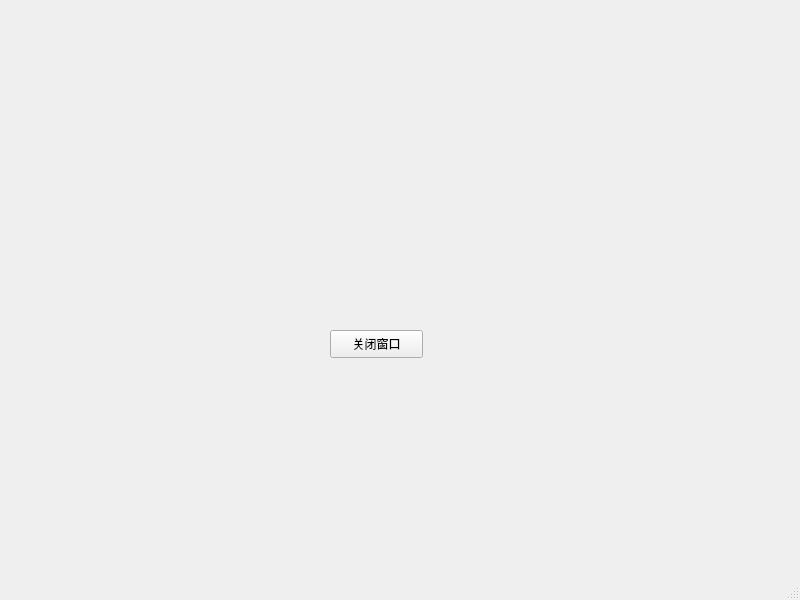
<?xml version="1.0" encoding="UTF-8"?>
<ui version="4.0">
 <class>MainWindow</class>
 <widget class="QMainWindow" name="MainWindow">
  <property name="geometry">
   <rect>
    <x>0</x>
    <y>0</y>
    <width>800</width>
    <height>600</height>
   </rect>
  </property>
  <property name="windowTitle">
   <string>MainWindow</string>
  </property>
  <widget class="QWidget" name="centralwidget">
   <widget class="QPushButton" name="closeBtn">
    <property name="geometry">
     <rect>
      <x>330</x>
      <y>330</y>
      <width>93</width>
      <height>28</height>
     </rect>
    </property>
    <property name="text">
     <string>关闭窗口</string>
    </property>
   </widget>
  </widget>
  <widget class="QMenuBar" name="menubar">
   <property name="geometry">
    <rect>
     <x>0</x>
     <y>0</y>
     <width>800</width>
     <height>26</height>
    </rect>
   </property>
  </widget>
  <widget class="QStatusBar" name="statusbar"/>
 </widget>
 <resources/>
 <connections/>
</ui>
